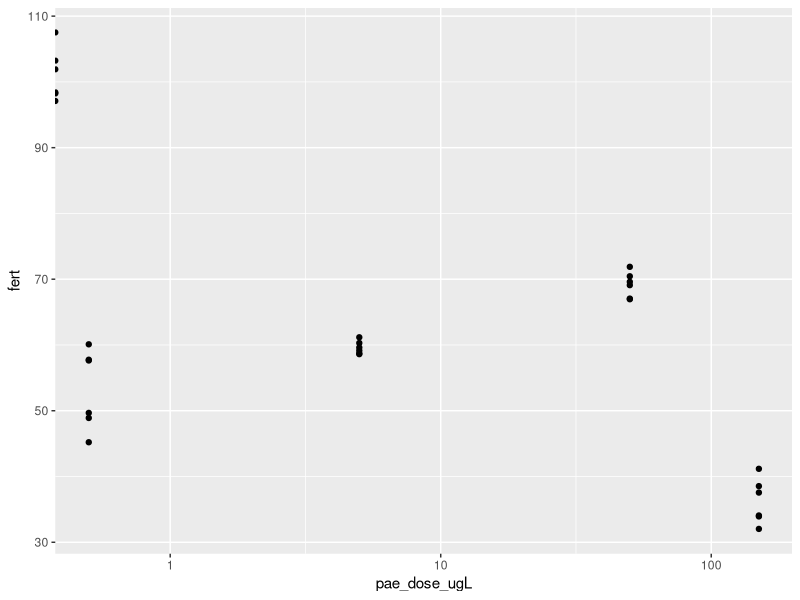

Here is the R script that generated this plot: (Note: this script raises an error after producing the figure.)


# load packages
library(tidyverse)
library(ggplot2)
install.packages("viridis")
library(viridis)

# set working directory
setwd("C:/Users/ssdon/OneDrive/Documents/himb-summer22")

# practice plotting
n <- 6

pae_dose_ugL <- c(rep(0, n), 
                  rep(0.5, n),
                  rep(5, n),
                  rep(50, n),
                  rep(150, n)
)

fert <- c(rnorm(n=n, mean=100, sd=4), 
          rnorm(n=n, mean=50, sd=9),
          rnorm(n=n, mean=60, sd=1),
          rnorm(n=n, mean=70, sd=2),
          rnorm(n=n, mean=40, sd=6)
)

df <- data.frame(pae_dose_ugL,fert)


ggplot(df, aes(x=pae_dose_ugL, y=fert)) +
  geom_point() +
  scale_x_continuous(trans='log10')

# import data
pae <- read_csv(file="pae-dosing.csv")

# filter for just cleavage phase 
cleavage <- filter(pae, phase == "cleave", colony_a == "wild")

# violin plot on continuous x axis 
ggplot(cleavage, aes(x=factor(pae_ugL), 
                     y=percent_response)) +
  geom_violin(draw_quantiles = c(0.25, 0.5, 0.75),
              aes(fill = pae_ugL)) +
  geom_point() +
  #scale_x_continuous(name = 'concentration of phthalates in ug/L') +
  scale_y_continuous(name = '% of M. capitata eggs reaching initial cleavage')


